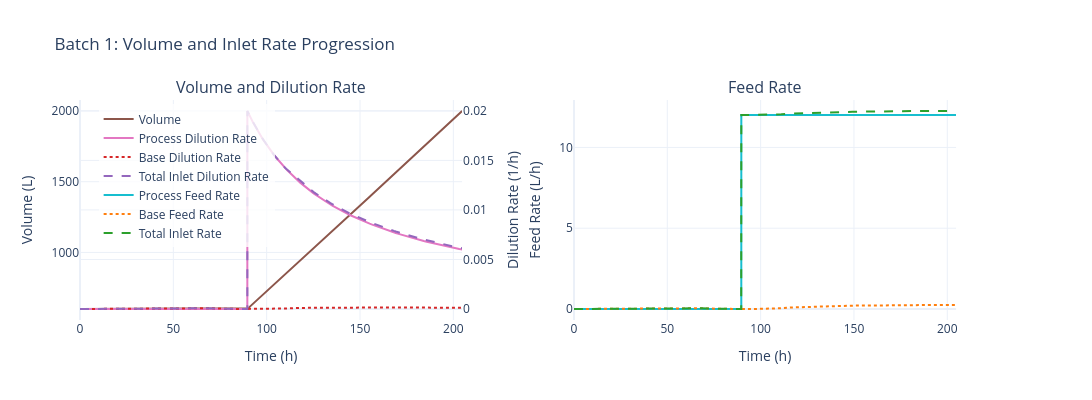

Here is the notebook cell this chart was saved with:
### Code cell
baseline_sim.data.plot_volume_feed(batch_number=1)

### Figure 1 — Plotly figure (JSON) as saved in the notebook; plotly's stock layout.template omitted (floating-point values rounded to 4 significant figures; data arrays with more than 128 entries replaced by an {"elided": "..."} marker saying what was removed)
{"data": [{"hovertemplate": "Time: %{x:.1f} h<br>Volume: %{y:.2f} L<extra></extra>", "line": {"color": "#8c564b", "width": 2}, "mode": "lines", "name": "Volume", "type": "scatter", "x": {"elided": "310 float values"}, "xaxis": "x", "y": {"elided": "310 float values"}, "yaxis": "y"}, {"hovertemplate": "Time: %{x:.1f} h<br>D_process: %{y:.4f} 1/h<extra></extra>", "line": {"color": "#e377c2", "width": 2}, "mode": "lines", "name": "Process Dilution Rate", "type": "scatter", "x": {"elided": "310 float values"}, "xaxis": "x", "y": {"elided": "310 float values"}, "yaxis": "y2"}, {"hovertemplate": "Time: %{x:.1f} h<br>D_base: %{y:.4f} 1/h<extra></extra>", "line": {"color": "#d62728", "dash": "dot", "width": 2}, "mode": "lines", "name": "Base Dilution Rate", "type": "scatter", "x": {"elided": "310 float values"}, "xaxis": "x", "y": {"elided": "310 float values"}, "yaxis": "y2"}, {"hovertemplate": "Time: %{x:.1f} h<br>D_total: %{y:.4f} 1/h<extra></extra>", "line": {"color": "#9467bd", "dash": "dash", "width": 2}, "mode": "lines", "name": "Total Inlet Dilution Rate", "type": "scatter", "x": {"elided": "310 float values"}, "xaxis": "x", "y": {"elided": "310 float values"}, "yaxis": "y2"}, {"hovertemplate": "Time: %{x:.1f} h<br>F_process: %{y:.4f} L/h<extra></extra>", "line": {"color": "#17becf", "width": 2}, "mode": "lines", "name": "Process Feed Rate", "type": "scatter", "x": {"elided": "310 float values"}, "xaxis": "x2", "y": {"elided": "310 float values"}, "yaxis": "y3"}, {"hovertemplate": "Time: %{x:.1f} h<br>F_base: %{y:.4f} L/h<extra></extra>", "line": {"color": "#ff7f0e", "dash": "dot", "width": 2}, "mode": "lines", "name": "Base Feed Rate", "type": "scatter", "x": {"elided": "310 float values"}, "xaxis": "x2", "y": {"elided": "310 float values"}, "yaxis": "y3"}, {"hovertemplate": "Time: %{x:.1f} h<br>F_total: %{y:.4f} L/h<extra></extra>", "line": {"color": "#2ca02c", "dash": "dash", "width": 2}, "mode": "lines", "name": "Total Inlet Rate", "type": "scatter", "x": {"elided": "310 float values"}, "xaxis": "x2", "y": {"elided": "310 float values"}, "yaxis": "y3"}], "layout": {"annotations": [{"font": {"size": 16}, "showarrow": false, "text": "Volume and Dilution Rate", "x": 0.205, "xanchor": "center", "xref": "paper", "y": 1, "yanchor": "bottom", "yref": "paper"}, {"font": {"size": 16}, "showarrow": false, "text": "Feed Rate", "x": 0.735, "xanchor": "center", "xref": "paper", "y": 1, "yanchor": "bottom", "yref": "paper"}], "font": {"size": 12}, "height": 400, "legend": {"bgcolor": "rgba(255,255,255,0.8)", "x": 0.02, "y": 0.98}, "showlegend": true, "title": {"text": "Batch 1: Volume and Inlet Rate Progression"}, "width": 1400, "xaxis": {"anchor": "y", "domain": [0, 0.41], "title": {"text": "Time (h)"}}, "xaxis2": {"anchor": "y3", "domain": [0.53, 0.94], "title": {"text": "Time (h)"}}, "yaxis": {"anchor": "x", "domain": [0, 1], "title": {"text": "Volume (L)"}}, "yaxis2": {"anchor": "x", "overlaying": "y", "side": "right", "title": {"text": "Dilution Rate (1/h)"}}, "yaxis3": {"anchor": "x2", "domain": [0, 1], "title": {"text": "Feed Rate (L/h)"}}}}
